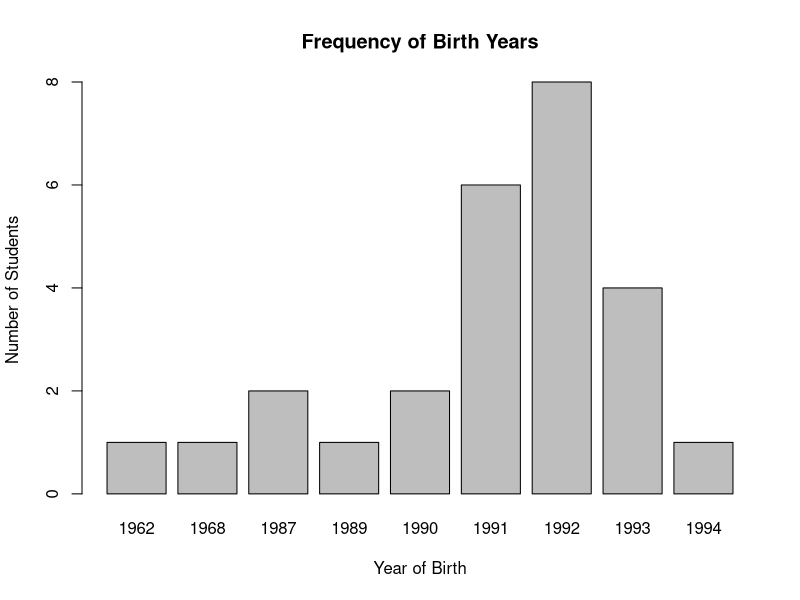
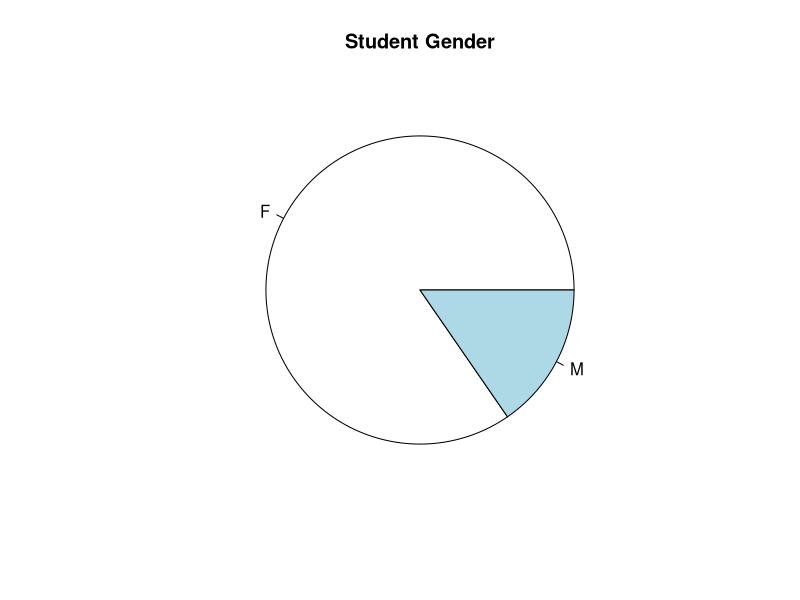
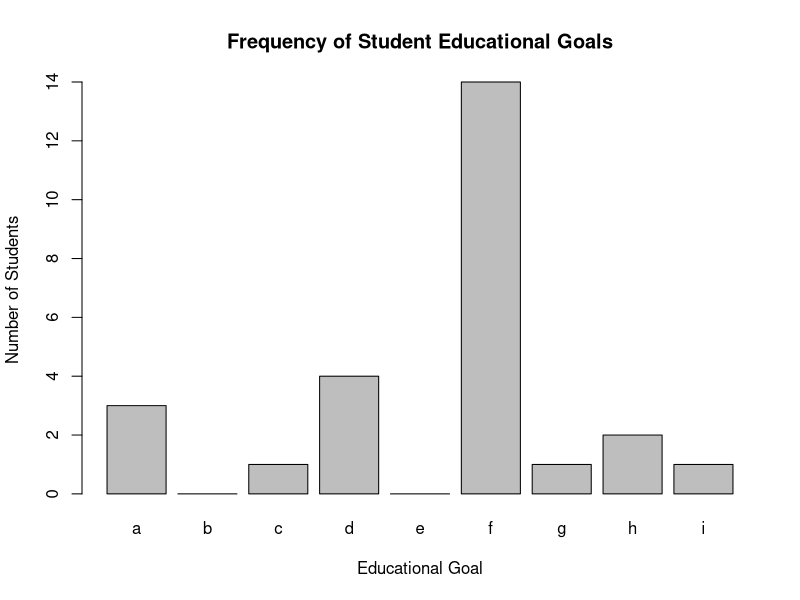
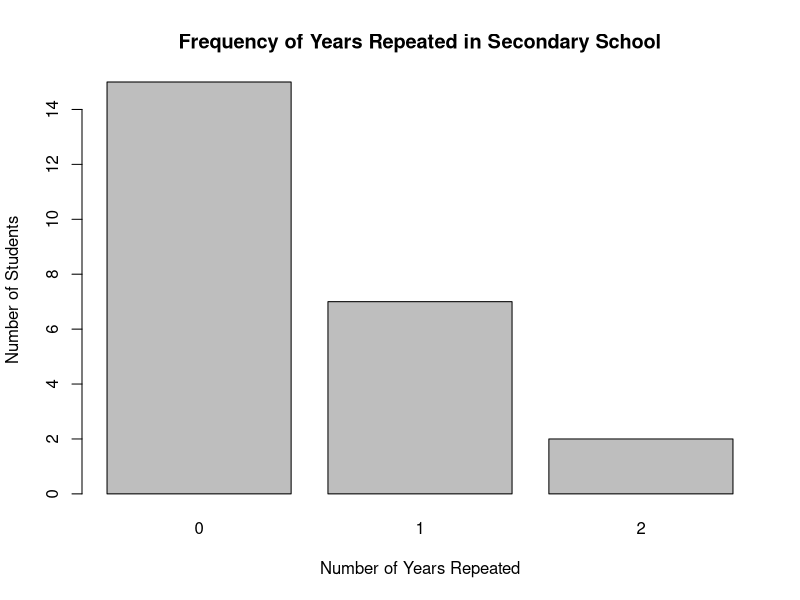
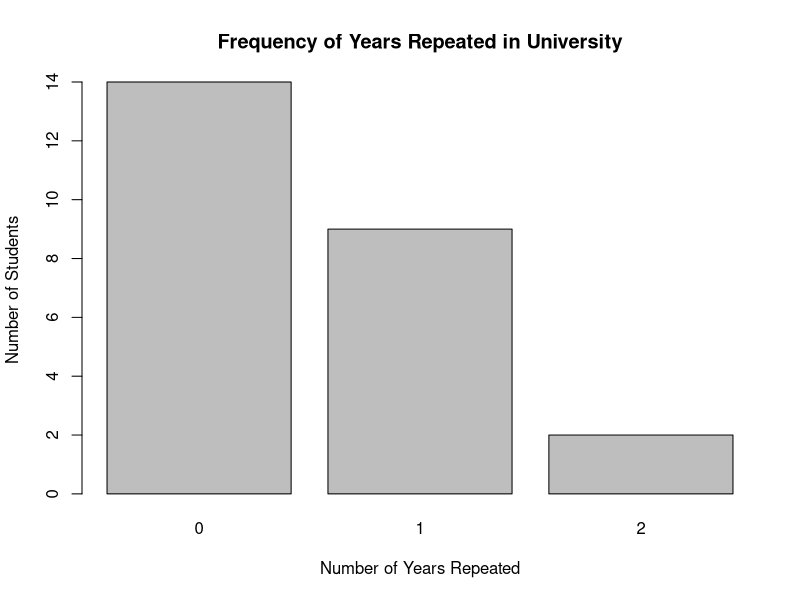
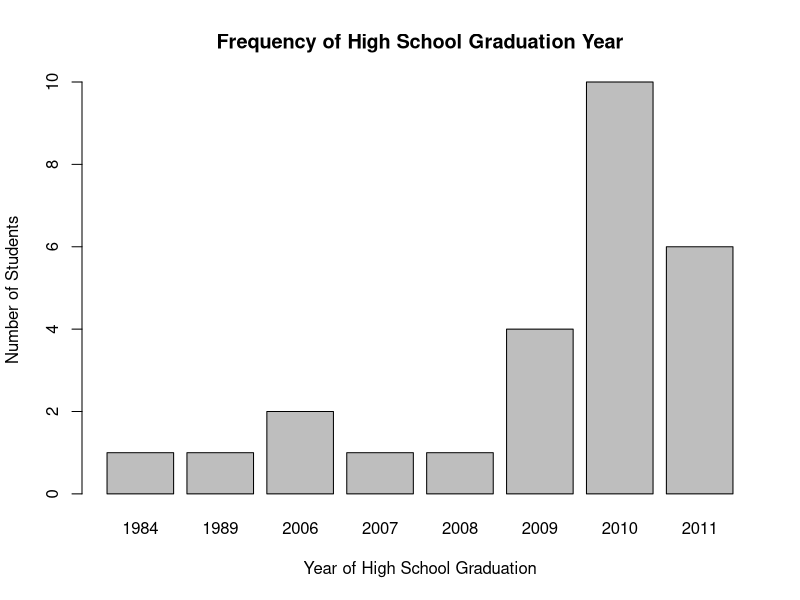

Write the R code that produced these figures, in order. (Note: this script raises an error after producing the figures.)
# fra_studtime_pilot_presurvey
# Researchers: Alain Fernex, PhD. Laurent Lima, PhD. Amy Rae Fox BSc.
# Data Analysis: Amy Fox 
# Date: 04.01.2014
# GOAL 
# Descriptive statistical analysis of the preliminary survey of the pilot student time allocation
# project.

#library(psych)
#library(sm)

## LOAD DATA
# Check your working directory
# getwd()
# If necessary, set your working directory
# setwd("[insert path here]")
# Read data into a dataframe called survey
survey <- read.csv("transcribed_surveys.csv")

##  DATA CLEANSING
# Get the dimensions of the dataframe
dim(survey) # should be 26,12
names(survey) # should display column names
str(survey) #view the structure of the imported data

#change data types certain columns to factors 
survey$student <- factor(survey$student) 


##FREQUENCY TABLES

#1. DATE OF BIRTH // ANNÉE DE NAISSANCE
t_birth_year = table(survey$birth_year) # simple table
#x_birth_year= xtable(t_birth_year,caption="Birth Year") #LaTEX table
#print(x_birth_year,type="html") #html table
summary(survey$birth_year) # view summary statistics for birth year
median(survey$birth_year)
barplot(t_birth_year,xlab="Year of Birth",ylab="Number of Students",main="Frequency of Birth Years")

#2. GENDER // VOTRE SEXE
t_gender = table(survey$gender)
pie(t_gender, main="Student Gender")

#3. DISCPLINE OF STUDY //QUELLE DISCIPLINE ETUDIEREZ-VOUS?
t_discipline = table(survey$major_1)

#4. EDUCATIONAL GOAL // FIN D'ÉTUDES
#add factor values to columns where no response was recorded
edu_goal.f = factor(survey$edu_goal, levels = c("a","b","c","d","e","f","g","h","i")) #define all possible values
t_edu_goal = table(edu_goal.f) #display summary of frequencies for this column
# edu_goal_labels = c("license","license professionnelle","master 1eme année","master professionnel 2eme année","master recherche 2eme année","concours d'accès a l'enseignement","doctorat","je ne sais pas","autre")
barplot (t_edu_goal,xlab="Educational Goal",ylab="Number of Students",main="Frequency of Student Educational Goals")

#5a. REPEATED GRADES HS // REDOUBLÉ AVANT SUPERIEUR
t_hs_repeat = table(survey$hs_repeat)
barplot(t_hs_repeat,xlab="Number of Years Repeated", ylab="Number of Students", main="Frequency of Years Repeated in Secondary School")
summary(survey$hs_repeat)

#5b. REPEATED GRADES // REDOUBLÉ DURANT SUPERIEUR
t_uni_repeat = table(survey$uni_repeat)
barplot(t_uni_repeat,xlab="Number of Years Repeated", ylab="Number of Students", main="Frequency of Years Repeated in University")
summary(survey$uni_repeat)

#6a. YEAR OF HIGH SCHOOL GRADUATION // L'ANNÉE BACCALAUREAT 
t_hs_grad = table(survey$hs_grad)
barplot(t_hs_grad, xlab="Year of High School Graduation", ylab="Number of Students", main="Frequency of High School Graduation Year")
summary(survey$hs_grad)

#6b. HIGH SCHOOL SPECIALITY // BACCALAUREAT SERIES
f_hs_dip = survey$hs_dip # create a copy of the hs_dip factor
levels(f_hs_dip) #examine the levels of the factor 
levels(f_hs_dip) = c("Other","Other","ES","L","S","Other") #rename the levels we want to group
t_hs_dip = table(f_hs_dip)
barplot(t_hs_dip, xlab="Diploma", ylab="Number of Students", main="Frequency of High School Diploma Specialities")
x_hs_dip= xtable(t_hs_dip,caption="Diploma Speciality") #LaTEX table
print(x_hs_dip,type="html") #html table

#6c. HIGH SCHOOL MENTION // BACCALAUREAT MENTION
f_hs_mention = survey$hs_mention 
levels(f_hs_mention) = c("None","AB","B","P","TB") #add "None" to levels
f_hs_mention <- factor(f_hs_mention, levels = c("None","P","B","AB","TB"))#reorder levels
t_hs_mention = table(f_hs_mention)
barplot(t_hs_mention, xlab="Honors", ylab="Number of Students", main="Frequency of High School Honors")
x_hs_mention= xtable(t_hs_dip,caption="Diploma Speciality") #LaTEX table
print(x_hs_dip,type="html") #html table

#7. Intention to Pursue Higher Education // D'entreprendre D’etudes Universitaires
t_edu_affect = table(survey$edu_affect)
barplot(t_edu_affect, xlab="Intention", ylab="Number of Students", main="Frequency of Higher Education Intentions")

#EXPLORE CONCURRENCE OF CATEGORICAL VARIABLES
repeat_concurrence = table(survey$hs_repeat,survey$uni_repeat)
hs_concurrence = table(f_hs_dip,f_hs_mention)
gender_concurrence = table (survey$gender,survey$edu_affect)




